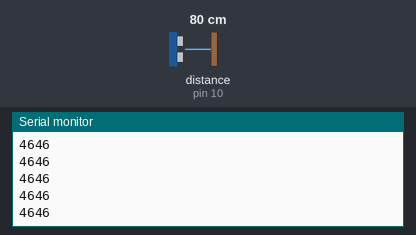
Bench run of a sketch on a simulated Arduino Uno, built with avr-gcc and run on an emulated ATmega328P. On the bench: the last lines printed to the serial monitor. Wiring (inferred from the names in the program): ultrasonic range finder: trigger pin 9; echo pin 10. Inputs (shaded band) come from the test bench; at power-on: distance to the obstacle (sensor on pin 10) 80 cm. The echo pulse lasts 58.3 µs per cm.

Above: at 1.2 s.
1.3 s: distance to the obstacle (sensor on pin 10) set to 2 cm
At 1.38 s:
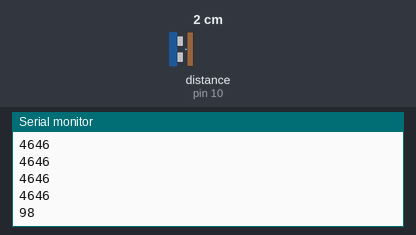
2.8 s: distance to the obstacle (sensor on pin 10) set to 4 cm
At 2.89 s:
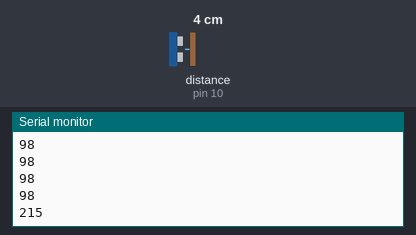
Timing chart, 0 to 5.8 s (numbered marks = the images above; inputs shaded):
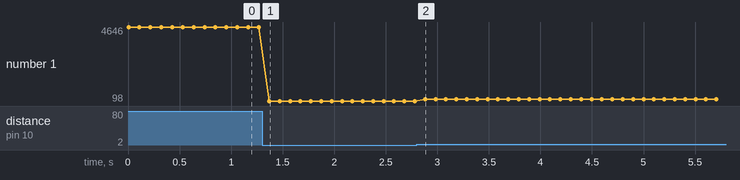

The sketch:

range_example.ino
```cpp
const int numReadings = 10;
int readings[numReadings];
int readIndex = 0;
int total = 0;

int trig = 9;
int echo = 10;

void setup(){
  Serial.begin(9600);
  pinMode(trig, OUTPUT);
  pinMode(echo, INPUT);
}

void loop(){
  getRange();
//  getDist();
}

int getRange(){
  long duration;

  digitalWrite(trig, LOW);
  delayMicroseconds(2);
  digitalWrite(trig, HIGH);
  delayMicroseconds(5);
  digitalWrite(trig, LOW);

  duration = pulseIn(echo, HIGH);

  Serial.println(duration);
  delay(100);
  return duration;
}

int getDist() {
  total = total - readings[readIndex];
  readings[readIndex] = getRange();
  total = total + readings[readIndex];
  readIndex = readIndex + 1;

  if (readIndex >= numReadings) {
    readIndex = 0;
  }

  int dist = total / numReadings;
  return dist;
  Serial.println(dist);
  delay(1);
}
```

Measured:
- after the input at 1.3 s, the serial monitor: prints a new line after 0.07 s (image 1)
- after the input at 2.8 s, the serial monitor: prints a new line after 0.08 s (image 2)
- plotted number 1: 4646 → 98 after the input at 1.3 s, 98 → 215 after the input at 2.8 s
